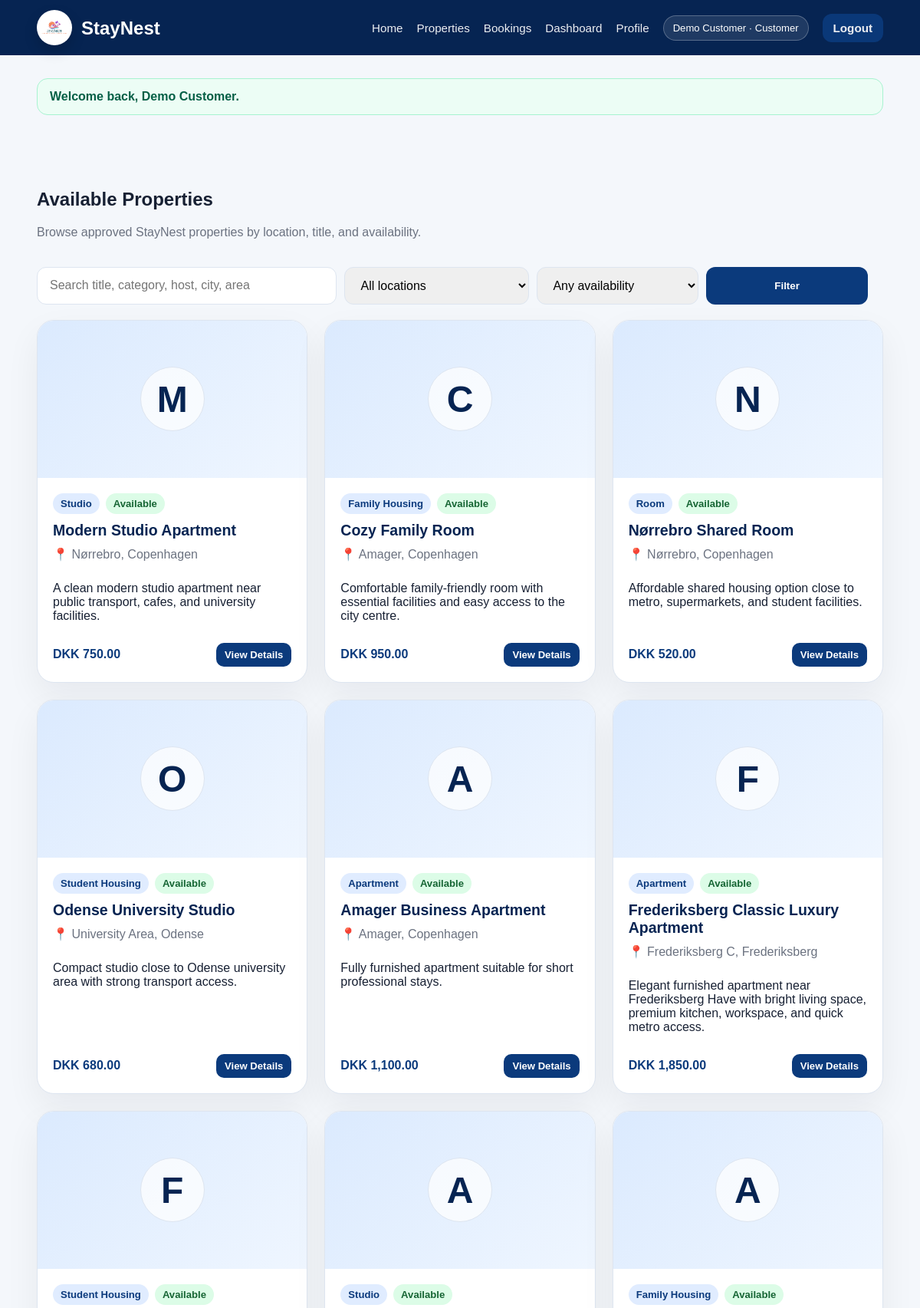
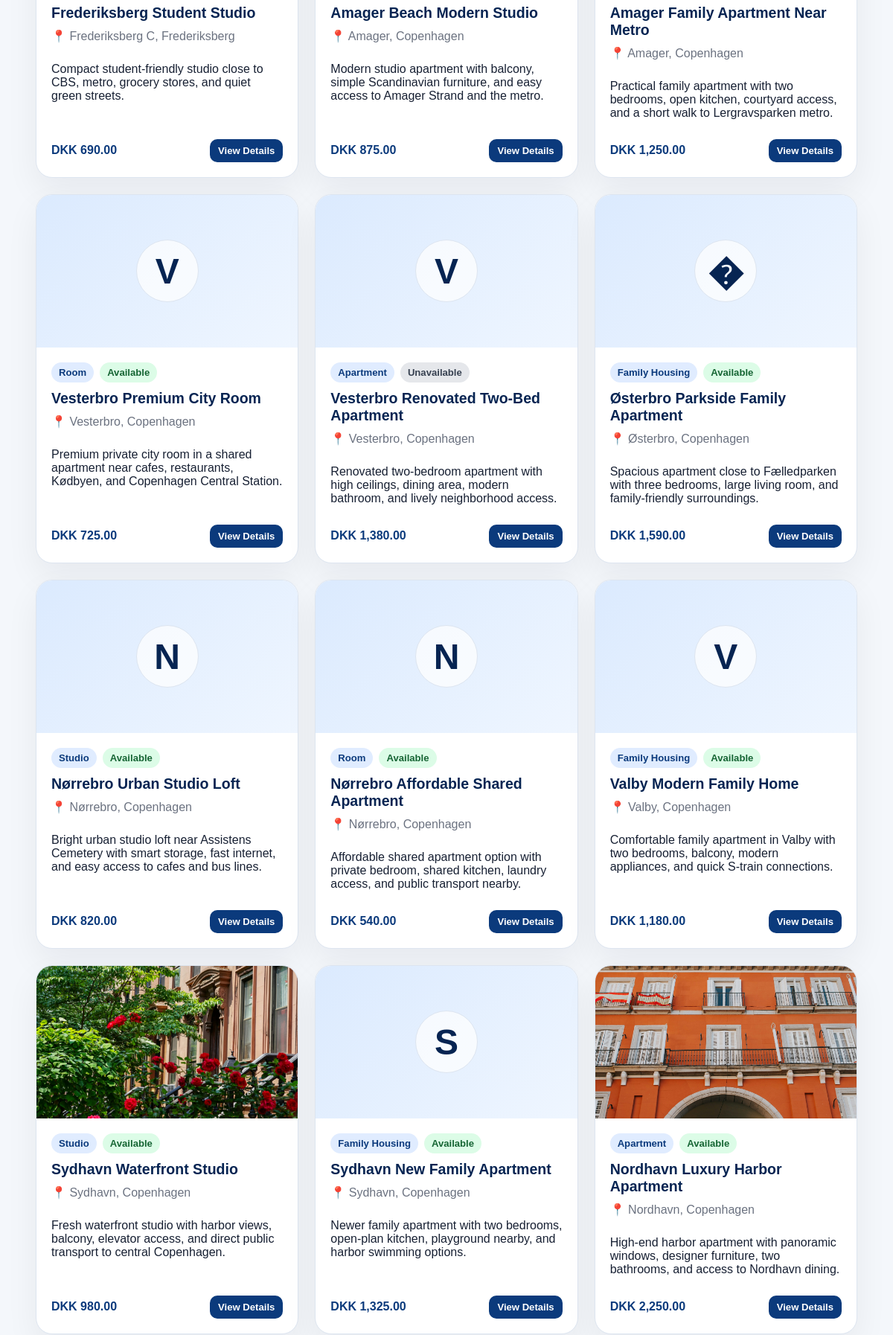
The page /public/property (signed in, upper part) on the database its author committed (2 pictures, top to bottom).
### tables this page shows
CREATE TABLE properties (
    property_id INT AUTO_INCREMENT PRIMARY KEY,
    host_id INT NOT NULL,
    location_id INT NOT NULL,
    title VARCHAR(180) NOT NULL,
    description TEXT NULL,
    address VARCHAR(180) NULL,
    property_type VARCHAR(80) NOT NULL DEFAULT 'Apartment',
    bedrooms TINYINT UNSIGNED NOT NULL DEFAULT 1,
    bathrooms DECIMAL(3,1) NOT NULL DEFAULT 1.0,
    image VARCHAR(255) NULL,
    price DECIMAL(10,2) NOT NULL DEFAULT 0.00,
    category VARCHAR(80) NOT NULL DEFAULT 'Apartment',
    availability ENUM('available','unavailable') NOT NULL DEFAULT 'available',
    status ENUM('pending','approved','rejected') NOT NULL DEFAULT 'pending',
    created_at TIMESTAMP DEFAULT CURRENT_TIMESTAMP,
    updated_at TIMESTAMP DEFAULT CURRENT_TIMESTAMP ON UPDATE CURRENT_TIMESTAMP,
    CONSTRAINT fk_properties_hosts
        FOREIGN KEY (host_id) REFERENCES hosts(host_id)
        ON DELETE CASCADE ON UPDATE CASCADE,
    CONSTRAINT fk_properties_locations
        FOREIGN KEY (location_id) REFERENCES locations(location_id)
        ON DELETE RESTRICT ON UPDATE CASCADE
);

CREATE TABLE locations (
    location_id INT AUTO_INCREMENT PRIMARY KEY,
    city VARCHAR(100) NOT NULL,
    area VARCHAR(100) NULL,
    country VARCHAR(100) NOT NULL DEFAULT 'Denmark',
    postal_code VARCHAR(20) NULL,
    created_at TIMESTAMP DEFAULT CURRENT_TIMESTAMP,
    updated_at TIMESTAMP DEFAULT CURRENT_TIMESTAMP ON UPDATE CURRENT_TIMESTAMP
);

### app/core/Controller.php (called while the page is built, shortened)
<?php
class Controller
{
    protected function model(string $model): object
    {
        return new $model();
    }
    protected function view(string $view, array $data = []): void
    {
        extract($data);
        $viewFile = APP_ROOT . '/app/views/' . $view . '.php';
        require $viewFile;
    }
}

### app/controllers/PropertyController.php (called while the page is built, shortened)
<?php
class PropertyController extends Controller
{
    private Property $propertyModel;
    private Location $locationModel;
    private array $managerRoles = ['main_admin', 'booking_property_admin'];
    public function __construct()
    {
        $this->propertyModel = $this->model('Property');
        $this->locationModel = $this->model('Location');
    }
    public function index(): void
    {
        $search = trim((string) ($_GET['search'] ?? ''));
        $locationId = isset($_GET['location_id']) ? (int) $_GET['location_id'] : null;
        $availability = trim((string) ($_GET['availability'] ?? '')) ?: null;
        $status = trim((string) ($_GET['status'] ?? '')) ?: null;
        $role = Auth::role();
        $canManage = Auth::check() && in_array($role, $this->managerRoles, true);
        $isHost = Auth::check() && $role === 'host';
        if ($canManage) {
            $properties = $this->propertyModel->listForManager($search, $locationId, $availability, $status);
            $mode = 'manager';
        } elseif ($isHost) {
            $properties = $this->propertyModel->listForHostUser(Auth::userId(), $search, $locationId, $availability, $status);
            $mode = 'host';
        } else {
            $properties = $this->propertyModel->listForPublic($search, $locationId, $availability);
            $mode = 'public';
        }
        $this->view('properties/index', [
            'title' => 'Properties',
            'properties' => $properties,
            'locations' => $this->locationModel->listAll(),
            'search' => $search,
            'locationId' => $locationId,
            'availability' => $availability,
            'status' => $status,
            'mode' => $mode,
            'canManage' => $canManage,
            'isHost' => $isHost,
        ]);
    }
}

### app/core/Router.php (called while the page is built, shortened)
<?php
class Router
{
    private string $defaultMethod = 'index';
    public function dispatch(): void
    {
        $url = $this->parseUrl();
        $methodName = $url[1] ?? $this->defaultMethod;
        $controller = new $controllerName();
        $params = array_slice($url, 2);
        call_user_func_array([$controller, $methodName], $params);
    }
    private function parseUrl(): array
    {
        $url = trim($_GET['url'], '/');
        $url = filter_var($url, FILTER_SANITIZE_URL);
        return explode('/', $url);
    }
}

### public/index.php (called while the page is built, shortened)
<?php
spl_autoload_register(function ($className) {
    $paths = [
        APP_ROOT . '/app/core/' . $className . '.php',
        APP_ROOT . '/app/controllers/' . $className . '.php',
        APP_ROOT . '/app/models/' . $className . '.php',
    ];
    foreach ($paths as $path) {
        if (file_exists($path)) {
            return;
        }
    }
});
$router = new Router();
$router->dispatch();

### app/core/Auth.php (called while the page is built, shortened)
<?php
class Auth
{
    public static function check(): bool
    {
        return isset($_SESSION['user']) && is_array($_SESSION['user']);
    }
    public static function role(): ?string
    {
        return $_SESSION['user']['role'] ?? null;
    }
}

### app/core/Database.php (called while the page is built)
<?php
class Database
{
    private static ?PDO $connection = null;
    public static function connect(): PDO
    {
        if (self::$connection === null) {
            $dsn = 'mysql:host=' . DB_HOST . ';dbname=' . DB_NAME . ';charset=' . DB_CHARSET;
            $options = [
                PDO::ATTR_ERRMODE => PDO::ERRMODE_EXCEPTION,
                PDO::ATTR_DEFAULT_FETCH_MODE => PDO::FETCH_ASSOC,
                PDO::ATTR_EMULATE_PREPARES => false,
            ];
            try {
                self::$connection = new PDO($dsn, DB_USER, DB_PASS, $options);
            } catch (PDOException $e) {
                die('Database connection failed: ' . $e->getMessage());
            }
        }
        return self::$connection;
    }
}

### app/models/Property.php (called while the page is built, shortened)
<?php
class Property extends Model
{
    public function listForPublic(?string $search = null, ?int $locationId = null, ?string $availability = null): array
    {
        [$where, $params] = $this->buildSearchFilters($search, $locationId, $availability, 'approved');
        $sql = $this->baseSelect() . ' WHERE ' . implode(' AND ', $where) . ' ORDER BY p.created_at DESC';
        $stmt = $this->db->prepare($sql);
        $stmt->execute($params);
        return $stmt->fetchAll();
    }
    private function baseSelect(): string
    {
        return 'SELECT p.*, h.company_name, h.user_id AS host_user_id, u.name AS host_user_name, u.email AS host_email,
                       l.city, l.area, l.country, l.postal_code,
                       (SELECT COUNT(*) FROM bookings b WHERE b.property_id = p.property_id) AS booking_count
                FROM properties p
                INNER JOIN hosts h ON h.host_id = p.host_id
                INNER JOIN users u ON u.user_id = h.user_id
                INNER JOIN locations l ON l.location_id = p.location_id';
    }
    private function buildSearchFilters(?string $search, ?int $locationId, ?string $availability, ?string $status): array
    {
        $where = [];
        $params = [];
        if ($status !== null && in_array($status, ['pending', 'approved', 'rejected'], true)) {
            $where[] = 'p.status = :status';
            $params['status'] = $status;
        }
        return [$where, $params];
    }
}

### app/core/Model.php (called while the page is built, shortened)
<?php
class Model
{
    public function __construct()
    {
        $this->db = Database::connect();
    }
}

### app/views/properties/index.php (the view, shortened to what this page needs)
<?php
require APP_ROOT . '/app/views/layouts/header.php';
?>
<section class="container section">
    <div class="section-heading">
        <div>
            <h1><?= $mode === 'public' ? 'Available Properties' : 'Property Management'; ?></h1>
            <p class="muted">
                <?php if ($mode === 'manager'): ?>
                    Manage all property listings, approve/reject submissions, and control availability.
                <?php elseif ($mode === 'host'): ?>
                    Manage your own property listings. New or edited listings stay pending until admin approval.
                <?php else: ?>
                    Browse approved StayNest properties by location, title, and availability.
                <?php endif; ?>
            </p>
        </div>
    </div>
    <form class="toolbar property-toolbar" method="get" action="<?= URL_ROOT; ?>/property">
        <input type="text" name="search" value="<?= htmlspecialchars($search ?? '', ENT_QUOTES, 'UTF-8'); ?>" placeholder="Search title, category, host, city, area">
        <select name="location_id">
            <option value="">All locations</option>
        </select>
        <select name="availability">
            <option value="">Any availability</option>
        </select>
        <button class="btn" type="submit">Filter</button>
    </form>
    <?php if (empty($properties)): ?>
        <div class="card center">
            <h2>No properties found</h2>
            <p class="muted">Try changing the filters or add a new property listing.</p>
        </div>
    <?php else: ?>
        <div class="property-grid-real">
            <?php foreach ($properties as $property): ?>
                <?php
                    $imagePath = PUBLIC_PATH . '/uploads/properties/' . ($property['image'] ?? '');
                    $hasImage = !empty($property['image']) && is_file($imagePath);
                    $locationText = trim(($property['area'] ? $property['area'] . ', ' : '') . $property['city']);
                ?>
                <article class="property-card-real card">
                    <?php if ($hasImage): ?>
                        <a href="<?= URL_ROOT; ?>/property/show/<?= (int) $property['property_id']; ?>">
                            <img class="property-image" src="<?= URL_ROOT; ?>/uploads/properties/<?= htmlspecialchars($property['image'], ENT_QUOTES, 'UTF-8'); ?>" alt="<?= htmlspecialchars($property['title'], ENT_QUOTES, 'UTF-8'); ?>">
                        </a>
                    <?php else: ?>
                        <a class="property-image property-placeholder" href="<?= URL_ROOT; ?>/property/show/<?= (int) $property['property_id']; ?>">
                            <span><?= htmlspecialchars(substr($property['title'], 0, 1), ENT_QUOTES, 'UTF-8'); ?></span>
                        </a>
                    <?php endif; ?>
                    <div class="property-content">
                        <div class="property-meta-row">
                            <span class="badge"><?= htmlspecialchars($property['category'] ?? 'Property', ENT_QUOTES, 'UTF-8'); ?></span>
                            <span class="badge <?= ($property['availability'] ?? '') === 'available' ? 'badge-green' : 'badge-gray'; ?>">
                                <?= htmlspecialchars(ucfirst($property['availability']), ENT_QUOTES, 'UTF-8'); ?>
                            </span>
                        </div>
                        <h2><a href="<?= URL_ROOT; ?>/property/show/<?= (int) $property['property_id']; ?>"><?= htmlspecialchars($property['title'], ENT_QUOTES, 'UTF-8'); ?></a></h2>
                        <p class="muted property-location">📍 <?= htmlspecialchars($locationText, ENT_QUOTES, 'UTF-8'); ?></p>
                        <p><?php $desc = $property['description'] ?? 'No description added.'; $shortDesc = strlen($desc) > 135 ? substr($desc, 0, 132) . '...' : $desc; ?><?= htmlspecialchars($shortDesc, ENT_QUOTES, 'UTF-8'); ?></p>
                        <div class="property-bottom">
                            <strong class="price">DKK <?= number_format((float) $property['price'], 2); ?></strong>
                            <?php if ($mode === 'public'): ?>
                                <a class="btn btn-mini" href="<?= URL_ROOT; ?>/property/show/<?= (int) $property['property_id']; ?>">View Details</a>
                            <?php endif; ?>
                        </div>
                    </div>
                </article>
            <?php endforeach; ?>
        </div>
    <?php endif; ?>
</section>
<?php require APP_ROOT . '/app/views/layouts/footer.php'; ?>

### public/assets/css/style.css (style rules this page uses)
:root { --primary: #062452; --primary-light: #0b3a7c; --white: #ffffff; --soft-bg: #f4f7fb; --text: #172033; --muted: #6b7280; --border: #dde5f0; }
* { box-sizing: border-box; }
body { margin: 0; font-family: Arial, Helvetica, sans-serif; background: var(--soft-bg); color: var(--text); }
a { color: inherit; text-decoration: none; }
.container { width: min(1120px, 92%); margin: 0 auto; }
.search-box input, input, select, textarea { width: 100%; padding: 14px 16px; border: 1px solid var(--border); border-radius: 12px; font-size: 1rem; }
.search-box button, .btn { border: none; background: var(--primary-light); color: var(--white); padding: 14px 20px; border-radius: 12px; cursor: pointer; font-weight: 700; display: inline-flex; align-items: center; justify-content: center; transition: 0.2s ease; }
.section { padding: 64px 0; }
.card, .form-card { background: var(--white); border: 1px solid var(--border); border-radius: 22px; padding: 22px; box-shadow: 0 18px 45px rgba(15, 23, 42, .06); }
.price { color: var(--primary-light); font-weight: 800; }
.muted { color: var(--muted); }
.badge { display: inline-flex; align-items: center; padding: 6px 10px; border-radius: 999px; font-size: .82rem; font-weight: 700; background: #e0ecff; color: #0b3a7c; }
.badge-green { background: #dcfce7; color: #166534; }
.section-heading { display: flex; align-items: center; justify-content: space-between; gap: 16px; margin-bottom: 20px; }
.toolbar { display: grid; grid-template-columns: minmax(220px, 1fr) auto auto; gap: 10px; margin: 0 0 20px; }
.btn-mini { padding: 8px 11px; border-radius: 10px; font-size: .82rem; }
.property-toolbar { grid-template-columns: minmax(220px, 1.3fr) minmax(160px, .8fr) minmax(150px, .7fr) minmax(135px, .7fr) auto auto; }
.property-grid-real { display: grid; grid-template-columns: repeat(3, minmax(0, 1fr)); gap: 22px; }
.property-card-real { padding: 0; overflow: hidden; display: flex; flex-direction: column; }
.property-image { display: block; width: 100%; height: 205px; object-fit: cover; object-position: center; background: linear-gradient(135deg, #dbeafe, #eff6ff); }
.property-placeholder { display: grid; place-items: center; color: var(--primary); font-size: 3rem; font-weight: 900; }
.property-placeholder span { width: 84px; height: 84px; display: grid; place-items: center; border-radius: 50%; background: rgba(255,255,255,.72); border: 1px solid var(--border); }
.property-card-real .property-placeholder, .property-card .property-placeholder, .preview-placeholder { background: linear-gradient(135deg, #dbeafe, #eff6ff); }
.property-content { padding: 20px; display: flex; flex-direction: column; gap: 10px; flex: 1; }
.property-content h2 { margin: 0; color: var(--primary); font-size: 1.22rem; }
.property-location { margin: 0; }
.property-meta-row { display: flex; flex-wrap: wrap; gap: 8px; }
.property-bottom { display: flex; justify-content: space-between; align-items: center; gap: 12px; margin-top: auto; }
.badge-gray { background: #e5e7eb; color: #374151; }

### rows shown on the page
properties: title "M", category "Studio", availability "Available", title "Modern Studio Apartment", location.city "Nørrebro, Copenhagen", description "A clean modern studio apartment near public transport, cafes, and university facilities.", price "750.00"
properties: title "C", category "Family Housing", availability "Available", title "Cozy Family Room", location.city "Amager, Copenhagen", description "Comfortable family-friendly room with essential facilities and easy access to the city centre.", price "950.00"
properties: title "N", category "Room", availability "Available", title "Nørrebro Shared Room", location.city "Nørrebro, Copenhagen", description "Affordable shared housing option close to metro, supermarkets, and student facilities.", price "520.00"
properties: title "O", category "Student Housing", availability "Available", title "Odense University Studio", location.city "University Area, Odense", description "Compact studio close to Odense university area with strong transport access.", price "680.00"
properties: title "A", category "Apartment", availability "Available", title "Amager Business Apartment", location.city "Amager, Copenhagen", description "Fully furnished apartment suitable for short professional stays.", price "1,100.00"
properties: title "F", category "Apartment", availability "Available", title "Frederiksberg Classic Luxury Apartment", location.city "Frederiksberg C, Frederiksberg", description "Elegant furnished apartment near Frederiksberg Have with bright living space, premium kitchen, workspace, and quick metro access.", price "1,850.00"
properties: title "F", category "Student Housing", availability "Available", title "Frederiksberg Student Studio", location.city "Frederiksberg C, Frederiksberg", description "Compact student-friendly studio close to CBS, metro, grocery stores, and quiet green streets.", price "690.00"
properties: title "A", category "Studio", availability "Available", title "Amager Beach Modern Studio", location.city "Amager, Copenhagen", description "Modern studio apartment with balcony, simple Scandinavian furniture, and easy access to Amager Strand and the metro.", price "875.00"
properties: title "A", category "Family Housing", availability "Available", title "Amager Family Apartment Near Metro", location.city "Amager, Copenhagen", description "Practical family apartment with two bedrooms, open kitchen, courtyard access, and a short walk to Lergravsparken metro.", price "1,250.00"
properties: title "V", category "Room", availability "Available", title "Vesterbro Premium City Room", location.city "Vesterbro, Copenhagen", description "Premium private city room in a shared apartment near cafes, restaurants, Kødbyen, and Copenhagen Central Station.", price "725.00"
properties: title "V", category "Apartment", availability "Unavailable", title "Vesterbro Renovated Two-Bed Apartment", location.city "Vesterbro, Copenhagen", description "Renovated two-bedroom apartment with high ceilings, dining area, modern bathroom, and lively neighborhood access.", price "1,380.00"
properties: title "�", category "Family Housing", availability "Available", title "Østerbro Parkside Family Apartment", location.city "Østerbro, Copenhagen", description "Spacious apartment close to Fælledparken with three bedrooms, large living room, and family-friendly surroundings.", price "1,590.00"
properties: title "N", category "Studio", availability "Available", title "Nørrebro Urban Studio Loft", location.city "Nørrebro, Copenhagen", description "Bright urban studio loft near Assistens Cemetery with smart storage, fast internet, and easy access to cafes and bus lines.", price "820.00"
properties: title "N", category "Room", availability "Available", title "Nørrebro Affordable Shared Apartment", location.city "Nørrebro, Copenhagen", description "Affordable shared apartment option with private bedroom, shared kitchen, laundry access, and public transport nearby.", price "540.00"
properties: title "V", category "Family Housing", availability "Available", title "Valby Modern Family Home", location.city "Valby, Copenhagen", description "Comfortable family apartment in Valby with two bedrooms, balcony, modern appliances, and quick S-train connections.", price "1,180.00"
properties: image (picture), category "Studio", availability "Available", title "Sydhavn Waterfront Studio", location.city "Sydhavn, Copenhagen", description "Fresh waterfront studio with harbor views, balcony, elevator access, and direct public transport to central Copenhagen.", price "980.00"
properties: title "S", category "Family Housing", availability "Available", title "Sydhavn New Family Apartment", location.city "Sydhavn, Copenhagen", description "Newer family apartment with two bedrooms, open-plan kitchen, playground nearby, and harbor swimming options.", price "1,325.00"
properties: image (picture), category "Apartment", availability "Available", title "Nordhavn Luxury Harbor Apartment", location.city "Nordhavn, Copenhagen", description "High-end harbor apartment with panoramic windows, designer furniture, two bathrooms, and access to Nordhavn dining.", price "2,250.00"

### other values the page prints
Auth::name() "Demo Customer"
Auth::roleLabel() "Customer"
$flash['message'] "Welcome back, Demo Customer."
